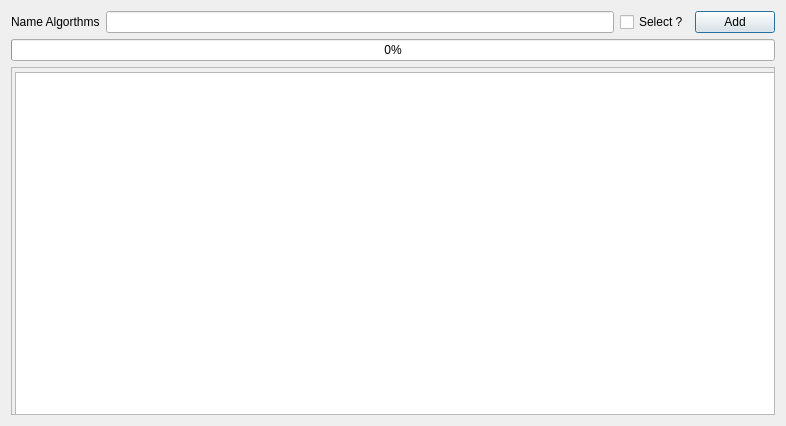
<?xml version="1.0" encoding="UTF-8"?>
<ui version="4.0">
 <class>AddAlgo</class>
 <widget class="QDialog" name="AddAlgo">
  <property name="geometry">
   <rect>
    <x>0</x>
    <y>0</y>
    <width>786</width>
    <height>426</height>
   </rect>
  </property>
  <property name="windowTitle">
   <string>Dialog</string>
  </property>
  <layout class="QGridLayout" name="gridLayout">
   <item row="0" column="0">
    <layout class="QHBoxLayout" name="horizontalLayout">
     <item>
      <widget class="QLabel" name="label">
       <property name="text">
        <string>Name Algorthms</string>
       </property>
      </widget>
     </item>
     <item>
      <widget class="QLineEdit" name="lineEdit"/>
     </item>
     <item>
      <widget class="QCheckBox" name="checkBox">
       <property name="text">
        <string>Select ?</string>
       </property>
      </widget>
     </item>
     <item>
      <widget class="QPushButton" name="pushButton">
       <property name="text">
        <string>Add</string>
       </property>
      </widget>
     </item>
    </layout>
   </item>
   <item row="2" column="0">
    <widget class="QScrollArea" name="scrollArea">
     <property name="widgetResizable">
      <bool>true</bool>
     </property>
     <widget class="QWidget" name="scrollAreaWidgetContents">
      <property name="geometry">
       <rect>
        <x>0</x>
        <y>0</y>
        <width>766</width>
        <height>330</height>
       </rect>
      </property>
      <widget class="QTextEdit" name="textEdit">
       <property name="geometry">
        <rect>
         <x>3</x>
         <y>4</y>
         <width>761</width>
         <height>361</height>
        </rect>
       </property>
      </widget>
     </widget>
    </widget>
   </item>
   <item row="1" column="0">
    <widget class="QProgressBar" name="progressBar">
     <property name="value">
      <number>0</number>
     </property>
    </widget>
   </item>
  </layout>
 </widget>
 <resources/>
 <connections/>
</ui>
